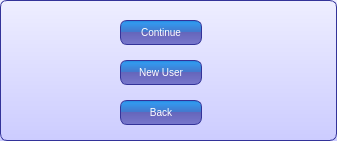
<?xml version="1.0" encoding="UTF-8"?>
<ui version="4.0">
 <class>Login</class>
 <widget class="QDialog" name="Login">
  <property name="geometry">
   <rect>
    <x>0</x>
    <y>0</y>
    <width>337</width>
    <height>141</height>
   </rect>
  </property>
  <property name="windowTitle">
   <string>Dialog</string>
  </property>
  <property name="styleSheet">
   <string notr="true">QLineEdit {
padding: 1px;
border-style: solid;
border: 2px solid gray;
border-radius: 8px;
}
QCommandLinkButton
{
}
QDialog
{
background: QLinearGradient(x1: 0, y1: 0, x2: 0, y2: 1, stop: 0 #eef, stop: 1 #ccf);
 border-width: 1px;
border-color: #339;
border-style: solid;
border-radius: 7;
padding: 3px;
font-size: 10px;
padding-left: 5px;
padding-right: 5px;

}

QPushButton {
color: white;
background-color: QLinearGradient( x1: 0, y1: 0, x2: 0, y2: 1, stop: 0 #28d, stop: 0.1 #39e, stop: 0.49 #47c, stop: 0.5 #66b, stop: 1 #77c);
border-width: 1px;
border-color: #339;
border-style: solid;
border-radius: 7;
padding: 3px;
font-size: 10px;
padding-left: 5px;
padding-right: 5px;
min-width: 70px;
max-width:70px;
min-height: 17px;
max-height: 17px;
}</string>
  </property>
  <widget class="QPushButton" name="continuepushButton">
   <property name="geometry">
    <rect>
     <x>120</x>
     <y>20</y>
     <width>82</width>
     <height>25</height>
    </rect>
   </property>
   <property name="text">
    <string>Continue</string>
   </property>
  </widget>
  <widget class="QPushButton" name="newUserPushButton">
   <property name="geometry">
    <rect>
     <x>120</x>
     <y>60</y>
     <width>82</width>
     <height>25</height>
    </rect>
   </property>
   <property name="text">
    <string>New User</string>
   </property>
  </widget>
  <widget class="QPushButton" name="backPushButton">
   <property name="geometry">
    <rect>
     <x>120</x>
     <y>100</y>
     <width>82</width>
     <height>25</height>
    </rect>
   </property>
   <property name="text">
    <string>Back</string>
   </property>
  </widget>
 </widget>
 <resources/>
 <connections/>
</ui>
